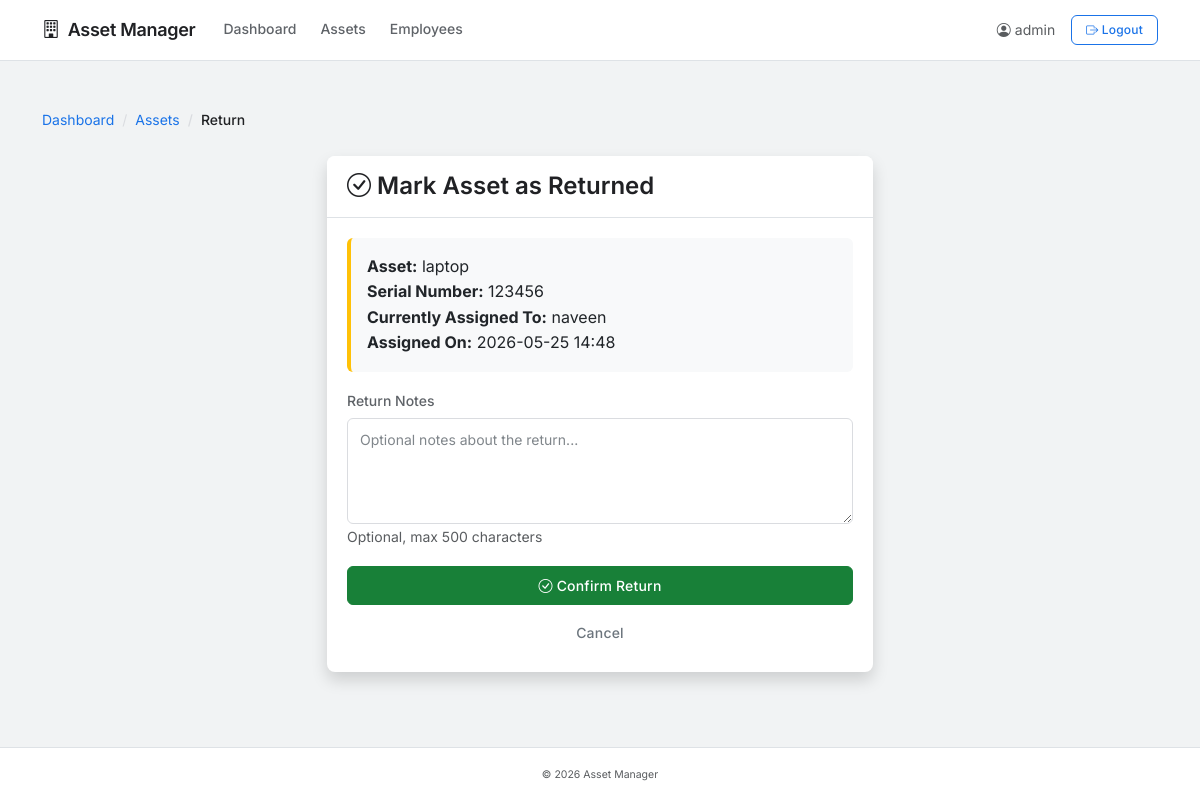
Page /assets/return/1 (signed in) on the committed database.
### app/models/user.py (models this page shows, shortened)
class User(UserMixin, db.Model):
    __tablename__ = 'users'
    id = db.Column(db.Integer, primary_key=True)
    username = db.Column(db.String(50), unique=True, nullable=False)
    password_hash = db.Column(db.String(255), nullable=False)
    created_at = db.Column(db.DateTime, default=datetime.utcnow)

### app/models/asset.py (models this page shows, shortened)
class Asset(db.Model):
    __tablename__ = 'assets'
    id = db.Column(db.Integer, primary_key=True)
    name = db.Column(db.String(100), nullable=False)
    serial_number = db.Column(db.String(50), unique=True, nullable=False)
    category = db.Column(db.String(50), nullable=False)
    purchased_from = db.Column(db.String(100))
    purchased_date = db.Column(db.Date)
    created_at = db.Column(db.DateTime, default=datetime.utcnow)
    assignments = db.relationship('Assignment', backref='asset', lazy=True)

### app/models/employee.py (models this page shows, shortened)
class Employee(db.Model):
    __tablename__ = 'employees'
    id = db.Column(db.Integer, primary_key=True)
    employee_id = db.Column(db.String(20), unique=True, nullable=False)
    name = db.Column(db.String(100), nullable=False)
    position = db.Column(db.String(100))
    company = db.Column(db.String(100))
    photo_url = db.Column(db.String(255))
    created_at = db.Column(db.DateTime, default=datetime.utcnow)
    assignments = db.relationship('Assignment', backref='employee', lazy=True)

### app/models/assignment.py (models this page shows)
class Assignment(db.Model):
    __tablename__ = 'assignments'
    id = db.Column(db.Integer, primary_key=True)
    asset_id = db.Column(db.Integer, db.ForeignKey('assets.id'), nullable=False)
    employee_id = db.Column(db.Integer, db.ForeignKey('employees.id'), nullable=False)
    assigned_date = db.Column(db.DateTime, nullable=False, default=datetime.utcnow)
    returned_date = db.Column(db.DateTime)
    notes = db.Column(db.Text)
    return_notes = db.Column(db.Text)
    created_at = db.Column(db.DateTime, default=datetime.utcnow)

### app/routes/assets.py (the view, shortened to what this page needs)
@bp.route('/return/<int:asset_id>', methods=['GET', 'POST'])
@login_required
def return_asset(asset_id):
    asset = Asset.query.get_or_404(asset_id)
    assignment = Assignment.query.filter_by(asset_id=asset_id, returned_date=None).first()
    if not assignment:
        flash('This asset is not currently assigned!', 'warning')
        return redirect(url_for('assets.detail', asset_id=asset_id))
    return render_template('return_asset.html', asset=asset, assignment=assignment)

### app/routes/auth.py (called while the page is built)
@login_manager.user_loader
def load_user(user_id):
    return User.query.get(int(user_id))

### app/templates/return_asset.html (shortened to what this page needs)
{% extends "base.html" %}
{% block content %}
<nav aria-label="breadcrumb" class="mb-4">
    <ol class="breadcrumb">
        <li class="breadcrumb-item"><a href="{{ url_for('dashboard.index') }}">Dashboard</a></li>
        <li class="breadcrumb-item"><a href="{{ url_for('assets.list') }}">Assets</a></li>
        <li class="breadcrumb-item active">Return</li>
    </ol>
</nav>
<div class="row justify-content-center">
    <div class="col-md-6">
        <div class="card shadow">
            <div class="card-header bg-white border-bottom">
                <h4 class="mb-0 fw-semibold"><i class="bi bi-check-circle"></i> Mark Asset as Returned</h4>
            </div>
            <div class="card-body">
                <div class="bg-light p-3 rounded border-start border-4 border-warning mb-3">
                    <strong>Asset:</strong> {{ asset.name }}<br>
                    <strong>Serial Number:</strong> {{ asset.serial_number }}<br>
                    <strong>Currently Assigned To:</strong> {{ assignment.employee.name }}<br>
                    <strong>Assigned On:</strong> {{ assignment.assigned_date.strftime('%Y-%m-%d %H:%M') }}
                </div>
                <form method="POST">
                    <div class="mb-3">
                        <label for="return_notes" class="form-label">Return Notes</label>
                        <textarea class="form-control" id="return_notes" name="return_notes" rows="4" maxlength="500" placeholder="Optional notes about the return..."></textarea>
                        <small class="text-muted">Optional, max 500 characters</small>
                    </div>
                    <div class="d-grid gap-2">
                        <button type="submit" class="btn btn-success no-spinner">
                            <i class="bi bi-check-circle"></i> Confirm Return
                        </button>
                        <a href="{{ url_for('assets.detail', asset_id=asset.id) }}" class="btn btn-outline-secondary">
                            Cancel
                        </a>
                    </div>
                </form>
            </div>
        </div>
    </div>
</div>
{% endblock %}

### app/templates/base.html (shortened to what this page needs)
<!DOCTYPE html>
<html lang="en">
<head>
    <link href="https://cdn.jsdelivr.net/npm/bootstrap@5.3.2/dist/css/bootstrap.min.css" rel="stylesheet">
    <link href="https://cdn.jsdelivr.net/npm/bootstrap-icons@1.11.1/font/bootstrap-icons.css" rel="stylesheet">
    <link rel="stylesheet" href="{{ url_for('static', filename='css/custom.css') }}">
</head>
<body>
    <nav class="navbar navbar-expand-lg navbar-light bg-white border-bottom">
        <div class="container">
            <a class="navbar-brand fw-semibold" href="{{ url_for('dashboard.index') }}">
                <i class="bi bi-building me-2"></i>Asset Manager
            </a>
            <div class="collapse navbar-collapse" id="navbarNav">
                <ul class="navbar-nav me-auto">
                    <li class="nav-item">
                        <a class="nav-link" href="{{ url_for('dashboard.index') }}">Dashboard</a>
                    </li>
                    <li class="nav-item">
                        <a class="nav-link" href="{{ url_for('assets.list') }}">Assets</a>
                    </li>
                    <li class="nav-item">
                        <a class="nav-link" href="{{ url_for('employees.list') }}">Employees</a>
                    </li>
                </ul>
                <div class="d-flex align-items-center">
                    {% if current_user.is_authenticated %}
                        <span class="text-muted me-3 small">
                            <i class="bi bi-person-circle me-1"></i>{{ current_user.username }}
                        </span>
                        <a href="{{ url_for('auth.logout') }}" class="btn btn-outline-primary btn-sm">
                            <i class="bi bi-box-arrow-right"></i> Logout
                        </a>
                    {% else %}
                        <a href="{{ url_for('auth.login') }}" class="btn btn-primary btn-sm">
                            <i class="bi bi-lock"></i> Admin Login
                        </a>
                    {% endif %}
                </div>
            </div>
        </div>
    </nav>
    <div class="toast-container position-fixed top-0 end-0 p-3" style="z-index: 9999;">
    </div>
    <main class="container my-4">
        {% block content %}{% endblock %}
    </main>
    <footer class="text-center py-3 text-muted border-top mt-auto">
        <small>&copy; 2026 Asset Manager</small>
    </footer>
</body>
</html>

### app/static/css/custom.css (style rules this page uses)
:root { --primary: #1a73e8; --primary-dark: #1557b0; --primary-light: rgba(26, 115, 232, 0.08); --success: #188038; --warning: #f9ab00; --danger: #d93025; --gray-50: #f8f9fa; --gray-100: #f1f3f4; --gray-200: #e8eaed; --gray-300: #dadce0; --gray-500: #80868b; --gray-700: #5f6368; --gray-900: #202124; --shadow-sm: 0 1px 3px rgba(0, 0, 0, 0.08), 0 1px 2px rgba(0, 0, 0, 0.06); --shadow-md: 0 4px 6px rgba(0, 0, 0, 0.12), 0 2px 4px rgba(0, 0, 0, 0.08); --shadow-lg: 0 8px 16px rgba(0, 0, 0, 0.12); --radius: 8px; --radius-sm: 6px; --transition: all 0.2s ease; }
*, *::before, *::after { box-sizing: border-box; }
body { font-family: 'Inter', -apple-system, BlinkMacSystemFont, 'Segoe UI', Roboto, Oxygen, Ubuntu, sans-serif; background: var(--gray-100); color: var(--gray-900); min-height: 100vh; display: flex; flex-direction: column; line-height: 1.6; -webkit-font-smoothing: antialiased; -moz-osx-font-smoothing: grayscale; }
main { flex: 1; padding-top: 24px; padding-bottom: 40px; }
.card { background: #fff; border: none; border-radius: var(--radius); box-shadow: var(--shadow-sm); transition: box-shadow 0.2s ease; }
.card-header { background: #fff; border-bottom: 1px solid var(--gray-200); color: var(--gray-900); font-weight: 600; padding: 16px 20px; border-radius: var(--radius) var(--radius) 0 0 !important; }
.card-header:first-child { border-radius: var(--radius) var(--radius) 0 0; }
.card-body { padding: 20px; }
.btn { border-radius: var(--radius-sm); padding: 8px 24px; font-weight: 500; font-size: 14px; transition: var(--transition); letter-spacing: 0.2px; border: 1px solid transparent; }
.btn-outline-primary { border-color: var(--primary); color: var(--primary); }
.btn-success { background: var(--success); border-color: var(--success); }
.btn-sm { padding: 5px 14px; font-size: 12px; }
.form-control, .form-select { border: 1px solid var(--gray-300); border-radius: var(--radius-sm); padding: 10px 12px; font-size: 14px; color: var(--gray-900); transition: var(--transition); background: #fff; }
.form-control::placeholder { color: var(--gray-500); }
.form-label { font-weight: 500; color: var(--gray-700); margin-bottom: 6px; font-size: 14px; }
.navbar { background: #fff; border-bottom: 1px solid var(--gray-200); box-shadow: none; padding: 0 16px; min-height: 56px; }
.navbar-brand { font-weight: 600; font-size: 18px; color: var(--gray-900) !important; letter-spacing: -0.3px; }
.navbar .nav-link { color: var(--gray-700) !important; font-weight: 500; font-size: 14px; padding: 18px 12px !important; transition: var(--transition); border-bottom: 2px solid transparent; position: relative; }
.toast-container { position: fixed; top: 20px; right: 20px; z-index: 9999; }
.breadcrumb { background: transparent; padding: 0; margin-bottom: 16px; font-size: 14px; }
.breadcrumb-item { color: var(--gray-500); }
.breadcrumb-item + .breadcrumb-item::before { content: '/'; color: var(--gray-300); }
.breadcrumb-item.active { color: var(--gray-900); font-weight: 500; }
.breadcrumb-item a { color: var(--primary); text-decoration: none; transition: var(--transition); }
footer { margin-top: auto; border-top: 1px solid var(--gray-200); padding: 16px 0; font-size: 12px; color: var(--gray-500); background: #fff; }

### rows in the picture
User: username "admin"
Asset: name "laptop", serial_number "123456"
Employee: employee.name "naveen"
Assignment: assigned_date "2026-05-25 14:48"
